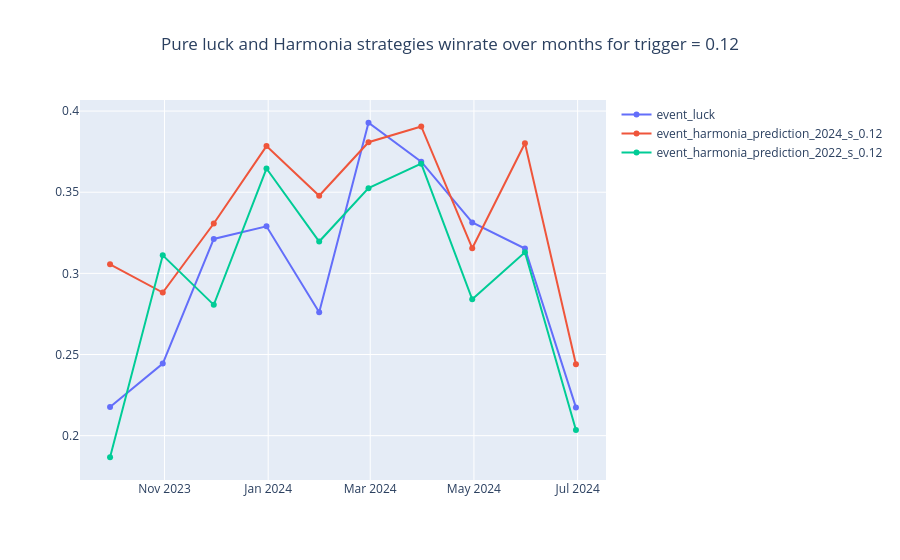

Source (notebook cell):
### Markdown cell above
#### Pure luck VS HARMONIA

### Code cell
print_graph(results_winrate, [EVENT_LUCK_NAME] + ["event_harmonia_prediction_2024_s_0.12", "event_harmonia_prediction_2022_s_0.12"], "Pure luck and Harmonia strategies winrate over months for trigger = 0.12")

### Figure 1 — Plotly figure (JSON) as saved in the notebook; plotly's stock layout.template omitted (floating-point values rounded to 4 significant figures)
{"data": [{"mode": "lines+markers", "name": "event_luck", "text": ["0.2177", "0.2444", "0.3212", "0.329", "0.2761", "0.3928", "0.3688", "0.3314", "0.3153", "0.2174"], "textposition": "top center", "type": "scatter", "x": ["2023-09-30T00:00:00", "2023-10-31T00:00:00", "2023-11-30T00:00:00", "2023-12-31T00:00:00", "2024-01-31T00:00:00", "2024-02-29T00:00:00", "2024-03-31T00:00:00", "2024-04-30T00:00:00", "2024-05-31T00:00:00", "2024-06-30T00:00:00"], "y": [0.2177, 0.2444, 0.3212, 0.329, 0.2761, 0.3928, 0.3688, 0.3314, 0.3153, 0.2174]}, {"mode": "lines+markers", "name": "event_harmonia_prediction_2024_s_0.12", "text": ["0.3056", "0.2882", "0.3307", "0.3784", "0.3478", "0.3808", "0.3905", "0.3155", "0.3802", "0.244"], "textposition": "top center", "type": "scatter", "x": ["2023-09-30T00:00:00", "2023-10-31T00:00:00", "2023-11-30T00:00:00", "2023-12-31T00:00:00", "2024-01-31T00:00:00", "2024-02-29T00:00:00", "2024-03-31T00:00:00", "2024-04-30T00:00:00", "2024-05-31T00:00:00", "2024-06-30T00:00:00"], "y": [0.3056, 0.2882, 0.3307, 0.3784, 0.3478, 0.3808, 0.3905, 0.3155, 0.3802, 0.244]}, {"mode": "lines+markers", "name": "event_harmonia_prediction_2022_s_0.12", "text": ["0.1867", "0.3111", "0.2806", "0.3646", "0.3196", "0.3525", "0.3676", "0.284", "0.313", "0.2035"], "textposition": "top center", "type": "scatter", "x": ["2023-09-30T00:00:00", "2023-10-31T00:00:00", "2023-11-30T00:00:00", "2023-12-31T00:00:00", "2024-01-31T00:00:00", "2024-02-29T00:00:00", "2024-03-31T00:00:00", "2024-04-30T00:00:00", "2024-05-31T00:00:00", "2024-06-30T00:00:00"], "y": [0.1867, 0.3111, 0.2806, 0.3646, 0.3196, 0.3525, 0.3676, 0.284, 0.313, 0.2035]}], "layout": {"title": {"text": "Pure luck and Harmonia strategies winrate over months for trigger = 0.12", "x": 0.5}}}
